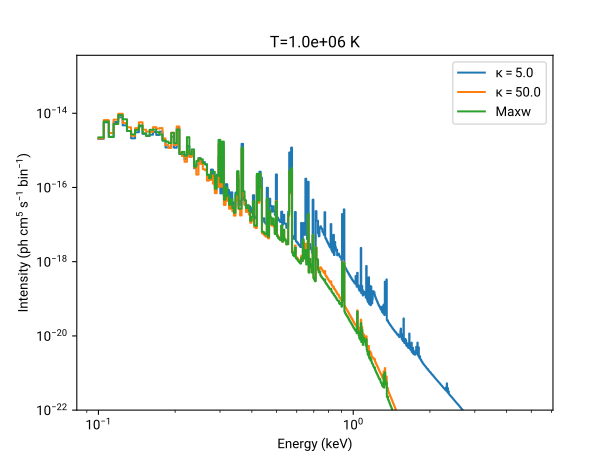

Here is the Python script that generated this plot:
import pyatomdb, numpy
import pylab # for demo plot

# make a kappa model
a=pyatomdb.spectrum.KappaSession()

# set the response (here a dummy, can use rmf and arf filenames too)
ebins = numpy.linspace(0.1,5,1001)
a.set_response(ebins, raw=True)

# define the kappa parameters
kp = 5.0 # kappa parameter, >2
T = 1e6  # Temperature, K

# fetch the spectrum, in photons bin-1 cm^3 s^-1
spectrum = a.return_spectrum(T, kp, teunit='K')
spectrum = numpy.append(spectrum[0],spectrum)

kp_hi = 50
# make a maxwellian equivalent (kp -> infinity)
spectrum_kmaxw = a.return_spectrum(T, kp_hi, teunit='K')
spectrum_kmaxw = numpy.append(spectrum_kmaxw[0],spectrum_kmaxw)

# now make a true maxwellian plasma using a CIE session
b = pyatomdb.spectrum.CIESession()
b.set_response(ebins, raw=True)
spectrum_maxw = b.return_spectrum(T, teunit='K')
spectrum_maxw = numpy.append(spectrum_maxw[0],spectrum_maxw)


# test plot
fig = pylab.figure()
fig.show()
ax = fig.add_subplot(111)

ax.loglog(ebins, spectrum, drawstyle='steps', label='$\kappa =%.1f$'%(kp))
ax.loglog(ebins, spectrum_kmaxw, drawstyle='steps', label='$\kappa = %.1f$'%(kp_hi))
ax.loglog(ebins, spectrum_maxw, drawstyle='steps', label='Maxw')

ax.legend(loc=0)
ax.set_xlabel('Energy (keV)')
ax.set_ylabel('Intensity (ph cm$^5$ s$^{-1}$ bin$^{-1}$)')
ax.set_title("T=%.1e K"%(T))
ax.set_ylim(ymin=1e-22)

pylab.draw()

zzz = input("Press enter to continue")

pylab.savefig("spectrum_kappa_examples_2.pdf")
pylab.savefig("spectrum_kappa_examples_2.svg")
